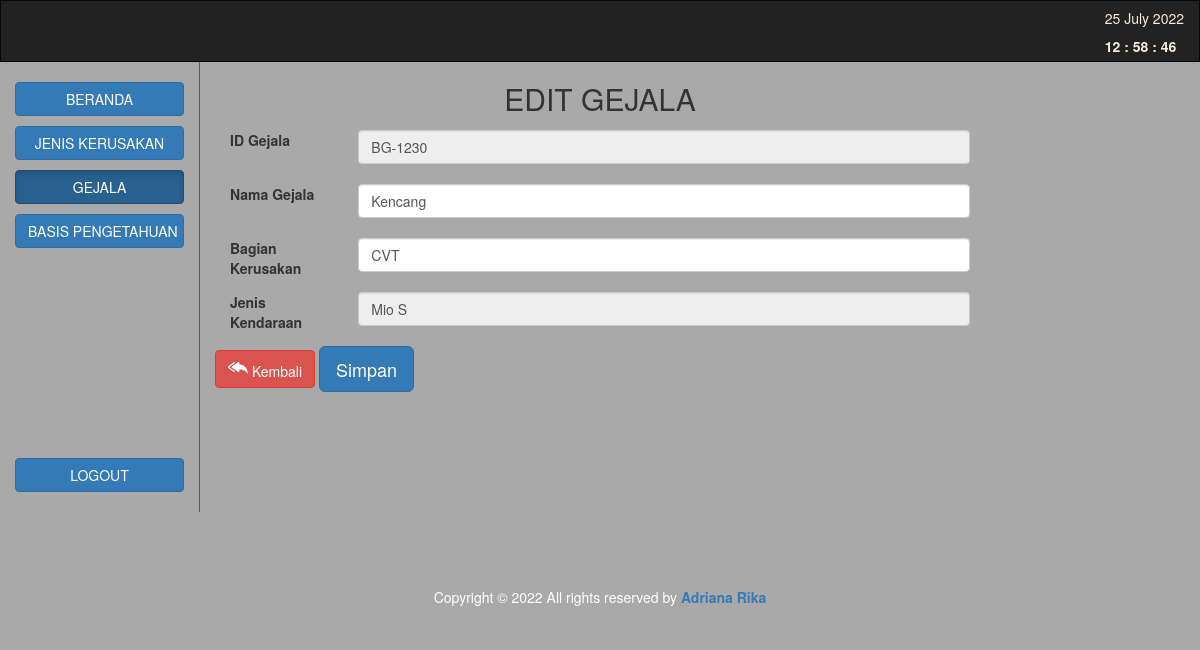
Page /aeditgejala.php?id=BG-1230 on the committed database.
### tables this page shows
CREATE TABLE `gejala` (
  `idgejala` varchar(10) NOT NULL,
  `gejala` varchar(1000) NOT NULL,
  `daerah` varchar(10) NOT NULL,
  `jenistanaman` varchar(20) NOT NULL
);

### aeditgejala.php (the view, shortened to what this page needs)
<?php
include('koneksi.php');
?>
<!DOCTYPE html>
<html lang="en">
<head style="background-color:darkgray" onload="realTimeClock()">
  <link rel="stylesheet" href="https://maxcdn.bootstrapcdn.com/bootstrap/3.3.7/css/bootstrap.min.css">
  <link rel="stylesheet" href="css/style.css">
</head>
<body style="background-color:darkgray" onload="realTimeClock()">
  <nav class="navbar navbar-inverse">
    <div class="container-fluid">
      <div class="collapse navbar-collapse" id="myNavbar">
        <ul class="nav navbar-nav navbar-right">
        <div style="color:antiquewhite;">
            <h5 >
            <?php
                        $time_sekarang = time();
                        echo date("d F Y", strtotime("+5 days", $time_sekarang));
                        ?>
            </h5>
            <label id="clock"></label>
            </div>
        </ul>
      </div>
    </div>
  </nav>
  <div class="container-fluid text-center">
    <div class="row content">
      <div class="col-sm-2 sidenav" style="background-color:darkgray; border-right: 1px solid #1C6EA4;">
        <p><a href="homeadmin.php"><button type="button" class="btn btn-primary btn-block">BERANDA</button></a></p>
        <p><a href="hamadanpenyakit.php"><button type="button" class="btn btn-primary btn-block"> JENIS KERUSAKAN</button></a></p>
        <p><a href="gejala.php"><button type="button" class="btn btn-primary btn-block active">GEJALA</button></a></p>
        <p><a href="basispengetahuan.php"><button type="button" class="btn btn-primary btn-block">BASIS PENGETAHUAN</button></a></p>
        <br><br><br><br><br><br><br><br><br><br>
        <p><a href="logout.php"><button type="button" class="btn btn-primary btn-block" id="myBtn">LOGOUT</button></a></p>
      </div>
      <div class="col-sm-8 text-left">
        <h2 class="text-center">EDIT GEJALA</h2>
        <form method="post">
          <div class="form-group">
            <label class="control-label col-sm-2">ID Gejala</label>
            <div class="col-sm-10">
              <?php
              $tampil = "SELECT * FROM gejala where idgejala='" . $_GET['id'] . "'";
              $sql = mysqli_query($konek_db, $tampil);
              while ($data = mysqli_fetch_array($sql)) {
                echo "<input type='text' name='idgejala' class='form-control' id='idgejala'  disabled value='" . $data['idgejala'] . "'><br>";
              }
              ?>
            </div>
          </div>
          <div class="form-group">
            <label class="control-label col-sm-2">Nama Gejala </label>
            <div class="col-sm-10">
              <?php
              $tampil = "SELECT * FROM gejala where idgejala='" . $_GET['id'] . "'";
              $sql = mysqli_query($konek_db, $tampil);
              while ($data = mysqli_fetch_array($sql)) {
                echo "<input type='text'  class='form-control' id='gejala' name='gejala' value='" . $data['gejala'] . "'><br>";
              }
              ?>
            </div>
          </div>
          <div class="form-group">
            <label class="control-label col-sm-2">Bagian Kerusakan</label>
            <div class="col-sm-10">
              <?php
              $tampil = "SELECT * FROM gejala where idgejala='" . $_GET['id'] . "'";
              $sql = mysqli_query($konek_db, $tampil);
              while ($data = mysqli_fetch_array($sql)) {
                echo "<input type='text'  class='form-control' id='daerah' name='daerah' value='" . $data['daerah'] . "'><br>";
              }
              ?>
            </div>
          </div>
          <div class="form-group">
            <label class="control-label col-sm-2">Jenis Kendaraan </label>
            <div class="col-sm-10">
              <?php
              $tampil = "SELECT * FROM gejala where idgejala='" . $_GET['id'] . "'";
              $sql = mysqli_query($konek_db, $tampil);
              while ($data = mysqli_fetch_array($sql)) {
                echo "<input disabled type='text'  class='form-control' id='jenistanaman' name='jenistanaman' value='" . $data['jenistanaman'] . "'><br>";
              }
              ?>
            </div>
          </div>
          <a href="gejala.php"  class="btn  btn-danger">
        Kembali
        </a>
          <button type="submit" name="submit" class="btn btn-lg btn-primary">Simpan</button>
        </form>
      </div>
    </div>
  </div>
  <footer class="container-fluid text-center" style="margin-top:5%; background-color:darkgray;">
  <div class="copyright">
                    Copyright © <span id="year"></span>  All rights reserved by
                    <a href="#" class="footer-i"><b>Adriana Rika </b></a>
                  </div>
                </footer>
</body>
</html>

### css/style.css (style rules this page uses)
.navbar { margin-bottom: 0; border-radius: 0; }
.row.content { height: 450px }
.sidenav { padding-top: 20px; background-color: #f1f1f1; height: 100%; }
footer { background-color: #555; color: white; padding: 15px; }

### rows in the picture
gejala: idgejala "BG-1230", gejala "Kencang", daerah "CVT", jenistanaman "Mio S"
